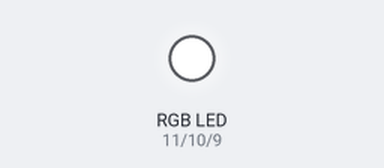
The sketch below on a simulated Arduino Uno, built with avr-gcc and run on an emulated ATmega328P. Parts: an RGB LED mixed from three pins (HIGH = lit).

Above: at 0.1 s.
Timing chart, 0 to 1.6 s (numbered marks = the images above):
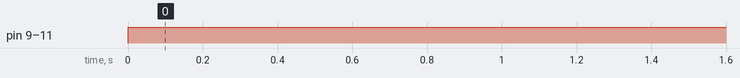

Measured:
- by itself, pin 9 (azul), pin 10 (verde), pin 11 (rojo): LOW → HIGH at 0.00 s

The sketch:

rgb.ino
```cpp
int rojo = 11;
int verde = 10;
int azul = 9;

void setup() {
  // put your setup code here, to run once:
  pinMode (rojo, OUTPUT);
  pinMode (verde, OUTPUT);
  pinMode (azul, OUTPUT);

}

void loop() {
  // put your main code here, to run repeatedly:
digitalWrite(rojo, 51);
digitalWrite (verde, 21);
digitalWrite(azul,12);


/*
digitalWrite (rojo, 0);
digitalWrite (azul, 255);
digitalWrite (verde, 0);
delay (2000);

digitalWrite (rojo, 0);
digitalWrite (azul,0);
digitalWrite (verde, 255);
delay (2000) ;
*/

}
```
